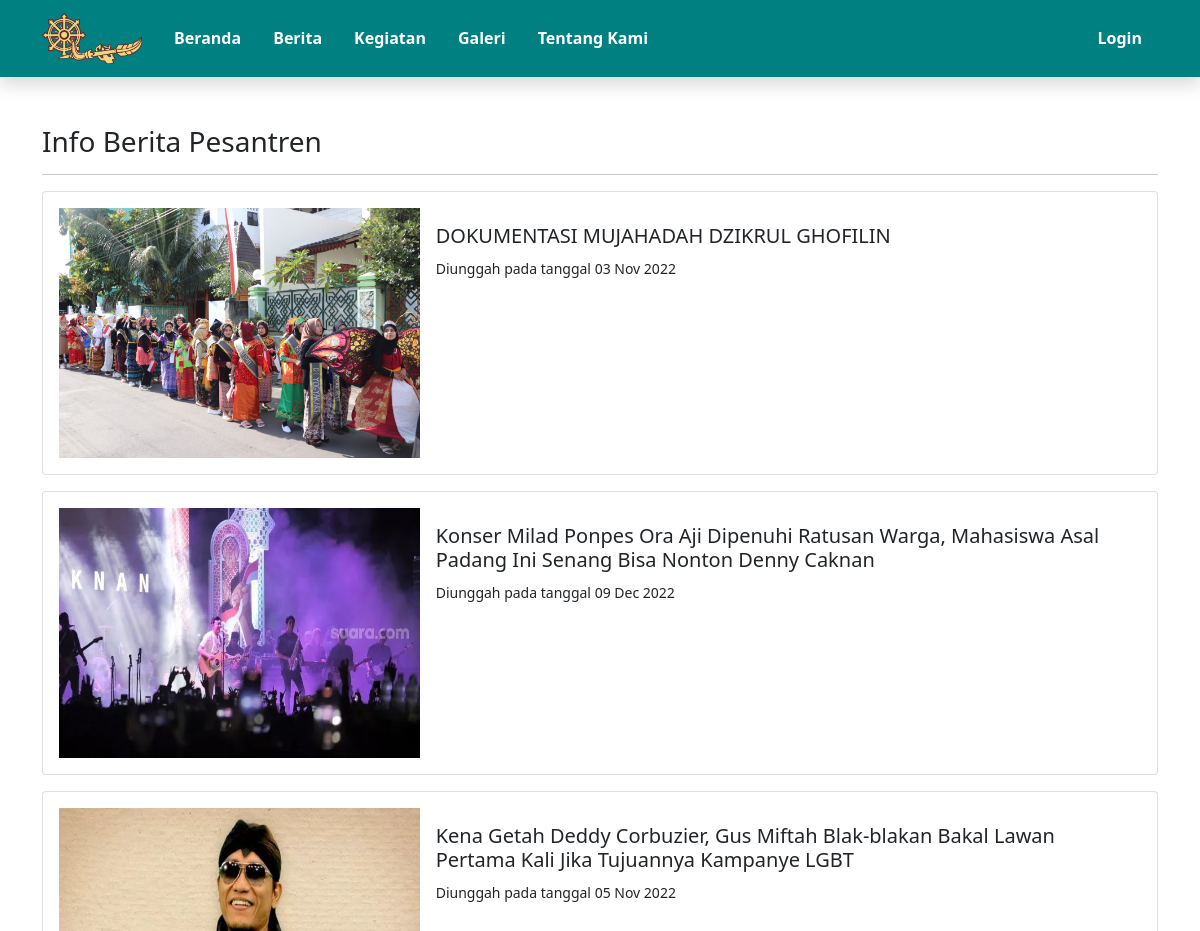
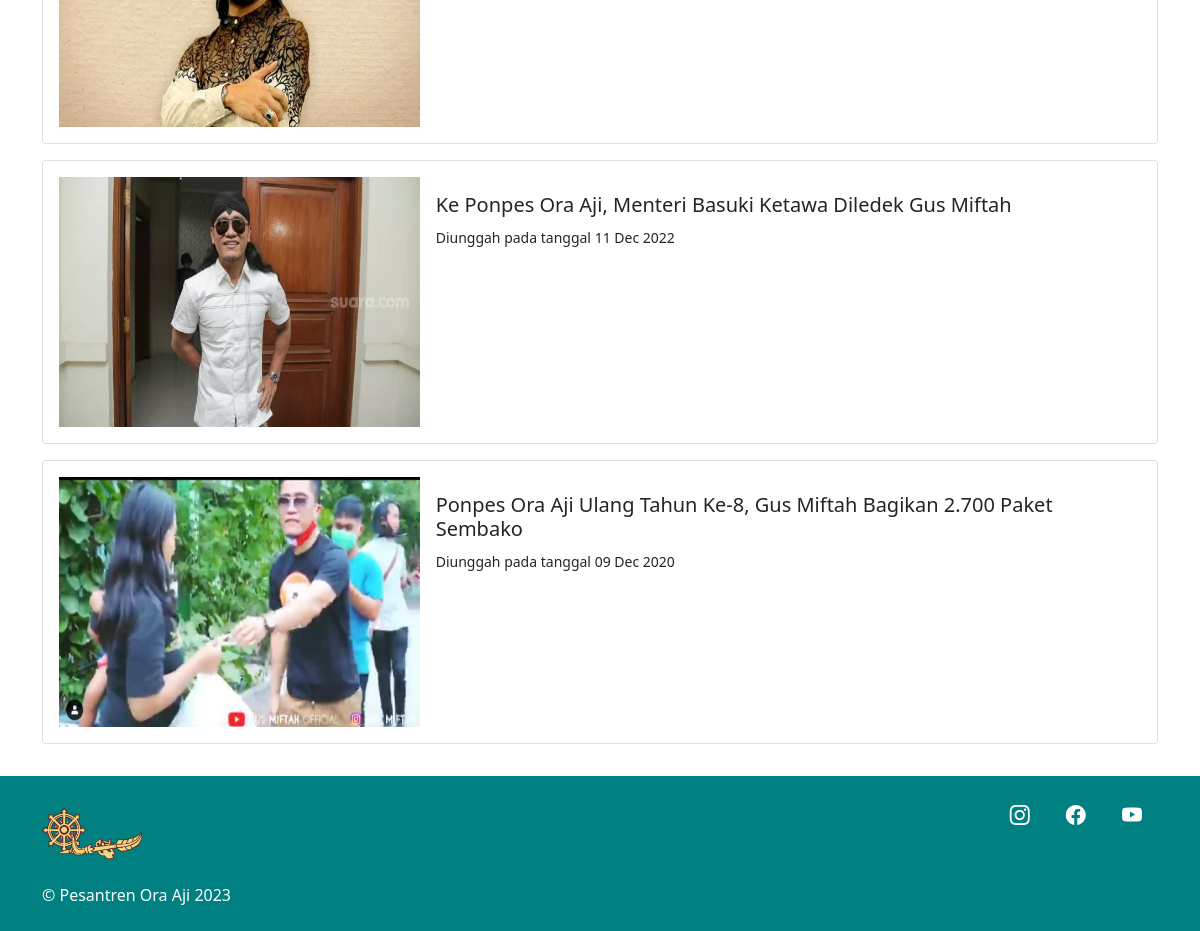
Screenshot of /semua_berita.php with the database file from the repository (2 pictures, top to bottom).
### tables this page shows
CREATE TABLE `berita` (
  `id_berita` int(11) NOT NULL,
  `nama_berita` varchar(255) NOT NULL,
  `keterangan_berita` text NOT NULL,
  `foto_berita` varchar(255) NOT NULL,
  `tanggal_update` date NOT NULL
);

### semua_berita.php (the view)
<?php
include "header.php";
$ambil_berita = $koneksi -> query("SELECT * FROM berita");
$berita = array();
while ($tiap_berita = $ambil_berita->fetch_assoc())
{
	$berita[] = $tiap_berita;
}
?>
<div class="container mt-5">
	<h3 data-aos="fade-right">Info Berita Pesantren</h3>
	<hr>
	<?php foreach ($berita as $key => $value): ?>
		<div class="row">
			<a href="detail_berita.php?id=<?php echo $value["id_berita"]; ?>" class="text-decoration-none text-dark">
				<div class="card mb-3 p-3 berita" data-aos="fade-down">
					<div class="row g-0">
						<div class="col-md-4">
							<img src="assets/file/<?php echo $value["foto_berita"]; ?>" class="img-fluid " style="width: 100%; height: 250px;">
						</div>
						<div class="col-md-8">
							<div class="card-body">
								<h5 class="card-title"><?php echo $value["nama_berita"]; ?></h5>
								<span class="card-text"><small>Diunggah pada tanggal <?php echo date("d M Y",strtotime($value["tanggal_update"])); ?></small></span>
							</div>
						</div>
					</div>
				</div>
			</a>
		</div>
	<?php endforeach ?>
</div>
<?php
include "footer.php";
?>

### header.php (shortened to what this page needs)
<!DOCTYPE html>
<html>
<head>
	<link rel="stylesheet" type="text/css" href="assets/css/bootstrap.css">
	<link href="https://unpkg.com/aos@2.3.1/dist/aos.css" rel="stylesheet">
	<link rel="stylesheet" href="https://cdn.jsdelivr.net/npm/bootstrap-icons@1.10.2/font/bootstrap-icons.css">
</head>
<body>
	<div class="sticky-top top-nav" style="background: #008080;">
		<nav class="navbar navbar-dark navbar-expand-lg shadow">
			<div class="container">
				<a href="index.php" class="navbar-brand">
					<img src="assets/file/logo.png" width="100">
				</a>
				<div class="collapse navbar-collapse" id="lorem">
					<ul class="navbar-nav text-center">
						<li class="nav-item mx-2 kotak">
							<a href="index.php" class="nav-link text-white fw-bold">Beranda</a>
						</li>
						<li class="nav-item mx-2 kotak">
							<a href="semua_berita.php" class="nav-link text-white fw-bold">Berita</a>
						</li>
						<li class="nav-item mx-2 kotak">
							<a href="semua_kegiatan.php" class="nav-link text-white fw-bold">Kegiatan</a>
						</li>
						<li class="nav-item mx-2 kotak">
							<a href="semua_galeri.php" class="nav-link text-white fw-bold">Galeri</a>
						</li>
						<li class="nav-item mx-2 kotak">
							<a href="tentang_kami.php" class="nav-link text-white fw-bold">Tentang Kami</a>
						</li>
					</ul>
					<ul class="navbar-nav ms-auto">
						<li class="nav-item mx-2 kotak">
							<a href="login.php" class="nav-link text-white fw-bold">Login</a>
						</li>
					</ul>
				</div>
			</div>
		</nav>
	</div>
	<div class="min-vh-100">

### footer.php (shortened to what this page needs)
</div>
<div class="mt-3 p-4" style="background: #008080;">
	<div class="container">
		<div class="row">
			<div class="col-md-6 col-6 mt-2">
				<img src="assets/file/logo.png" width="100"> <br><br>
				<span class=" mb-md-0 text-white">&copy; Pesantren Ora Aji 2023</span>
			</div>
			<div class="col-md-6 col-6 text-end">
				<a href="" class="text-decoration-none text-white">
					<span class="bi bi-instagram mx-3 fs-5"></span>
				</a>
				<a href="" class="text-decoration-none text-white">
					<span class="bi bi-facebook mx-3 fs-5"></span>
				</a>
				<a href="" class="text-decoration-none text-white">
					<span class="bi bi-youtube mx-3 fs-5"></span>
				</a>
			</div>
		</div>
	</div>
</div>
</body>
</html>

### rows the page displays
berita: foto_berita (picture), nama_berita "DOKUMENTASI MUJAHADAH DZIKRUL GHOFILIN", tanggal_update "03 Nov 2022"
berita: foto_berita (picture), nama_berita "Konser Milad Ponpes Ora Aji Dipenuhi Ratusan Warga, Mahasiswa Asal Padang Ini Senang Bisa Nonton Denny Caknan", tanggal_update "09 Dec 2022"
berita: foto_berita (picture), nama_berita "Kena Getah Deddy Corbuzier, Gus Miftah Blak-blakan Bakal Lawan Pertama Kali Jika Tujuannya Kampanye LGBT", tanggal_update "05 Nov 2022"
berita: foto_berita (picture), nama_berita "Ke Ponpes Ora Aji, Menteri Basuki Ketawa Diledek Gus Miftah", tanggal_update "11 Dec 2022"
berita: foto_berita (picture), nama_berita "Ponpes Ora Aji Ulang Tahun Ke-8, Gus Miftah Bagikan 2.700 Paket Sembako", tanggal_update "09 Dec 2020"
